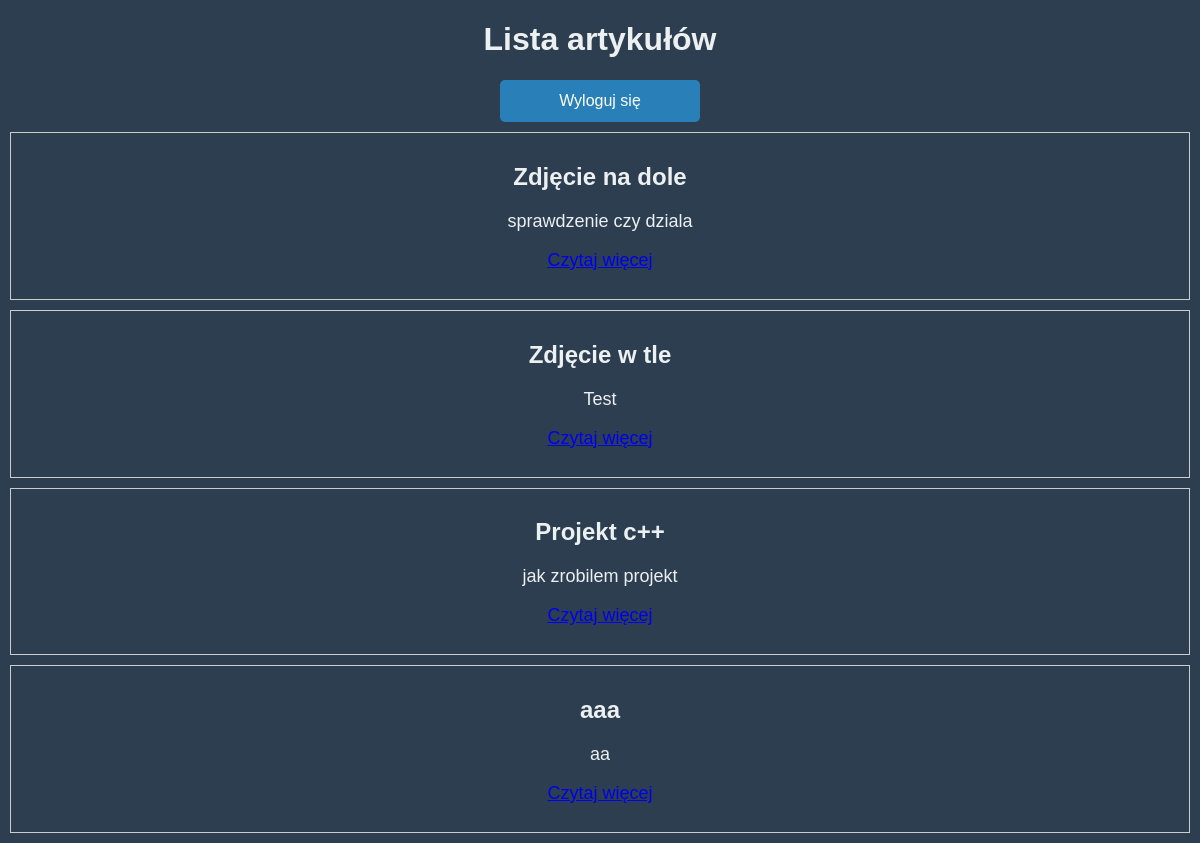
The page / (signed in) on the database its author committed.
### tables this page shows
CREATE TABLE articles (
        id INTEGER PRIMARY KEY AUTOINCREMENT,
        title TEXT NOT NULL,
        summary TEXT,
        content TEXT NOT NULL,
        layout TEXT NOT NULL,
        image_path TEXT,
        created_at TIMESTAMP DEFAULT CURRENT_TIMESTAMP
    );

### index.php (the view, shortened to what this page needs)
<?php
require_once 'db.php';
if (isset($_SESSION['user_id'])) {
    $isLoggedIn = true;
} else {
    $isLoggedIn = false;
}
$stmt = $pdo->query("SELECT id, title, summary FROM articles ORDER BY created_at DESC");
$articles = $stmt->fetchAll(PDO::FETCH_ASSOC);
?>
<!DOCTYPE html>
<html lang="pl">
<head>
    <link rel="stylesheet" href="style.css" />
</head>
<body>
    <h1>Lista artykułów</h1>
    <?php if ($isLoggedIn): ?>
        <form method="post" action="logout.php">
            <button type="submit">Wyloguj się</button>
        </form>
    <?php endif; ?>
    <?php foreach ($articles as $article): ?>
        <div style="border: 1px solid #ccc; margin: 10px; padding: 10px;">
            <h2><?php echo htmlspecialchars($article['title']); ?></h2>
            <p><?php echo nl2br(htmlspecialchars($article['summary'])); ?></p>
            <p><a href="article.php?id=<?php echo $article['id']; ?>">Czytaj więcej</a></p>
        </div>
    <?php endforeach; ?>
</body>
</html>

### style.css (style rules this page uses)
body { font-family: 'Arial', sans-serif; background-color: #2c3e50; margin: 0; padding: 0; color: #ecf0f1; }
h1, h2 { text-align: center; color: #ecf0f1; }
form { display: flex; flex-direction: column; gap: 15px; max-width: 400px; margin: 0 auto; }
button[type="submit"] { padding: 12px; font-size: 16px; background-color: #2980b9; color: white; border: none; border-radius: 5px; cursor: pointer; transition: background-color 0.3s; width: 100%; max-width: 200px; margin: 0 auto; }
p { text-align: center; font-size: 18px; }
div { margin-bottom: 20px; }

### rows shown on the page
articles: title "Zdjęcie na dole", summary "sprawdzenie czy dziala"
articles: title "Zdjęcie w tle", summary "Test"
articles: title "Projekt c++", summary "jak zrobilem projekt"
articles: title "aaa", summary "aa"
